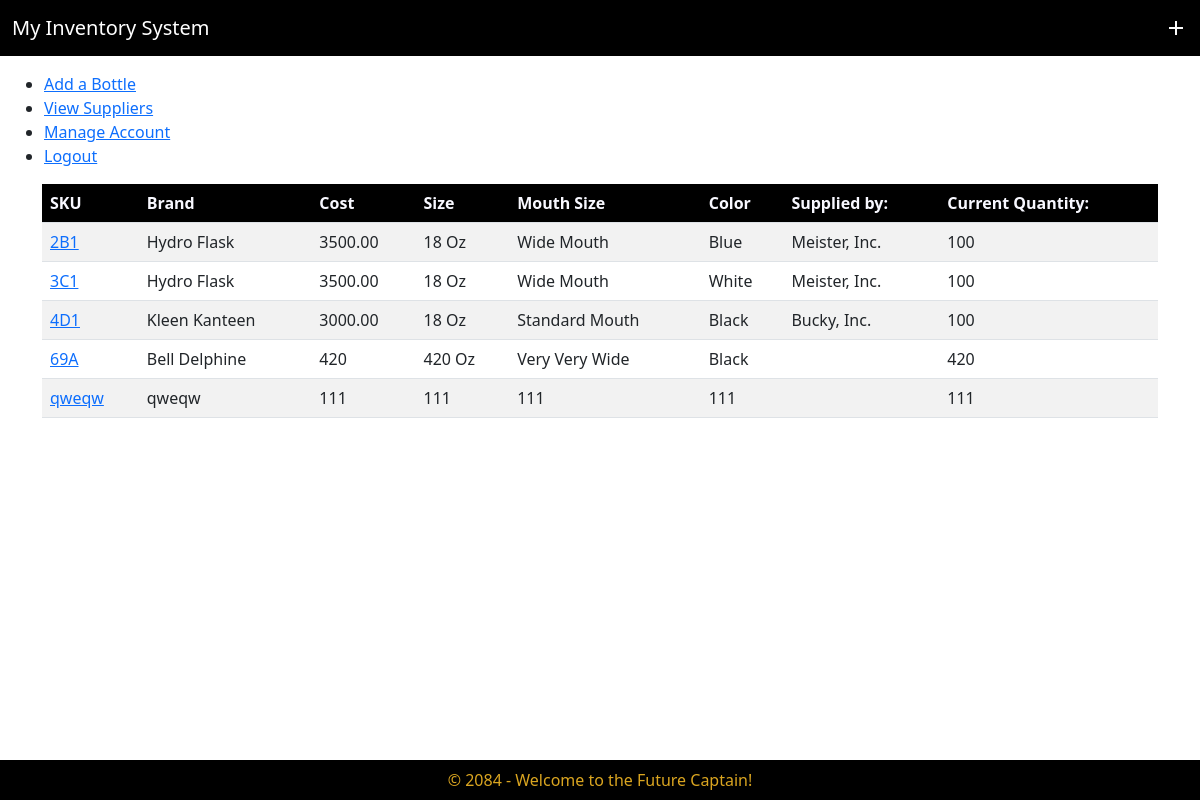
The app's page /view_bottles/5/ with its own data.
### Myinventoryapp/models.py (models this page shows, shortened)
class WaterBottle(models.Model):
    SKU = models.CharField(max_length=300)
    Brand = models.CharField(max_length=300)
    Cost = models.CharField(max_length=300)
    Size = models.CharField(max_length=300)
    Mouth_Size = models.CharField(max_length=300)
    Color = models.CharField(max_length=300)
    Supplied_by = models.ForeignKey(Supplier, on_delete=models.CASCADE)
    Current_Quantity = models.CharField(max_length=300)
    objects = models.Manager()

class Supplier(models.Model):
    Name = models.CharField(max_length=300)
    City = models.CharField(max_length=300)
    Country = models.CharField(max_length=300)
    CreatedAt = models.DateTimeField(blank=True, null=True)
    objects = models.Manager()

### Myinventoryapp/views.py (the view)
# urls.py: path('view_bottles/<int:pk>/', views.view_bottles, name='view_bottles'),
def view_bottles(request, pk):
    bObjects = WaterBottle.objects.all()
    v = get_object_or_404(Account, pk=pk)
    return render(request, 'Myinventoryapp/view_bottles.html', {'bottles':bObjects, 'v':v})

### Myinventoryapp/templates/Myinventoryapp/view_bottles.html
{% extends 'Myinventoryapp/base.html' %}
{% load static %}
{% block sidemenu %}
<div class="col-2 justify-content-left mr-0">
    <ul class="flex-column pl-5">
      <li>
        <a href = "{% url 'add_bottle' pk=v.pk %}">Add a Bottle</a>
      </li>
      <li>
        <a href = "{% url 'view_supplier' pk=v.pk %}">View Suppliers</a>
      </li>
      <li>
        <a href = "{% url 'ManageAcc' pk=v.pk %}">Manage Account</a>
      </li>
      <li>
        <a href = "{% url 'SignOut' %}">Logout</a>
    </ul>
{% endblock %}
{% block content %}
<div class="container">
    <table class="table table-striped">
        <thead style="background-color: black; color: ghostwhite">
            <th scope="col">SKU</th>
            <th scope="col">Brand</th>
            <th scope="col">Cost</th>
            <th scope="col">Size</th>
            <th scope="col">Mouth Size</th>
            <th scope="col">Color</th>
            <th scope="col">Supplied by:</th>
            <th scope="col">Current Quantity:</th>
        </thead>
        <tbody>
            {% for b in bottles %}
            <tr>
                <td><a href="{% url 'view_bottle_details' pk=b.pk pk1=v.pk %}">{{ b.SKU }}</a></td>
                <td>{{ b.Brand }}</td>
                <td>{{ b.Cost }}</td>
                <td>{{ b.Size }}</td>
                <td>{{ b.Mouth_Size }}</td>
                <td>{{ b.Color }}</td>
                <td>{{ b.Supplied_by.Name }}</td>
                <td>{{ b.Current_Quantity }}</td>
            </tr>
            {% endfor %}
        </tbody>
    </table>
</div>
{% endblock %}

### records on screen
WaterBottle: SKU "2B1", Brand "Hydro Flask", Cost "3500.00", Size "18 Oz", Mouth_Size "Wide Mouth", Color "Blue", Supplied_by.Name "Meister, Inc.", Current_Quantity "100"
WaterBottle: SKU "3C1", Brand "Hydro Flask", Cost "3500.00", Size "18 Oz", Mouth_Size "Wide Mouth", Color "White", Supplied_by.Name "Meister, Inc.", Current_Quantity "100"
WaterBottle: SKU "4D1", Brand "Kleen Kanteen", Cost "3000.00", Size "18 Oz", Mouth_Size "Standard Mouth", Color "Black", Supplied_by.Name "Bucky, Inc.", Current_Quantity "100"
WaterBottle: SKU "69A", Brand "Bell Delphine", Cost "420", Size "420 Oz", Mouth_Size "Very Very Wide", Color "Black", Current_Quantity "420"
WaterBottle: SKU "qweqw", Brand "qweqw", Cost "111", Size "111", Mouth_Size "111", Color "111", Current_Quantity "111"
